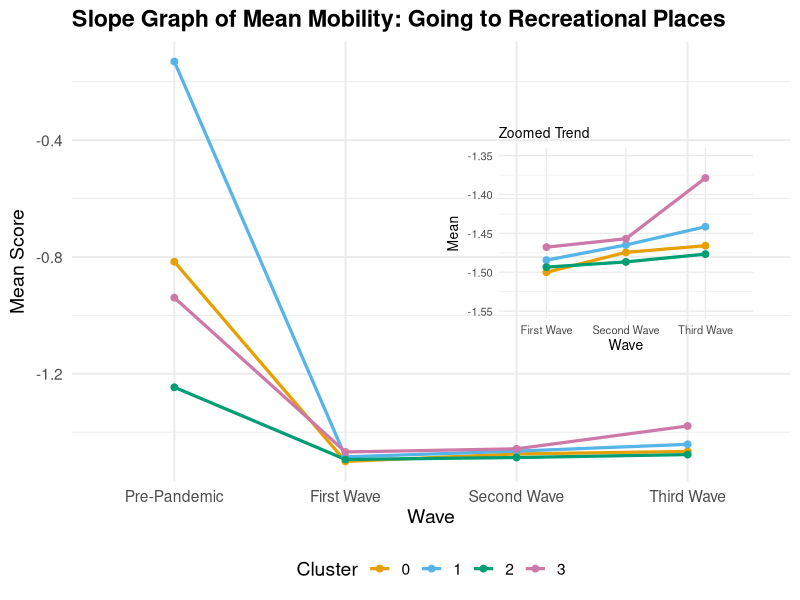
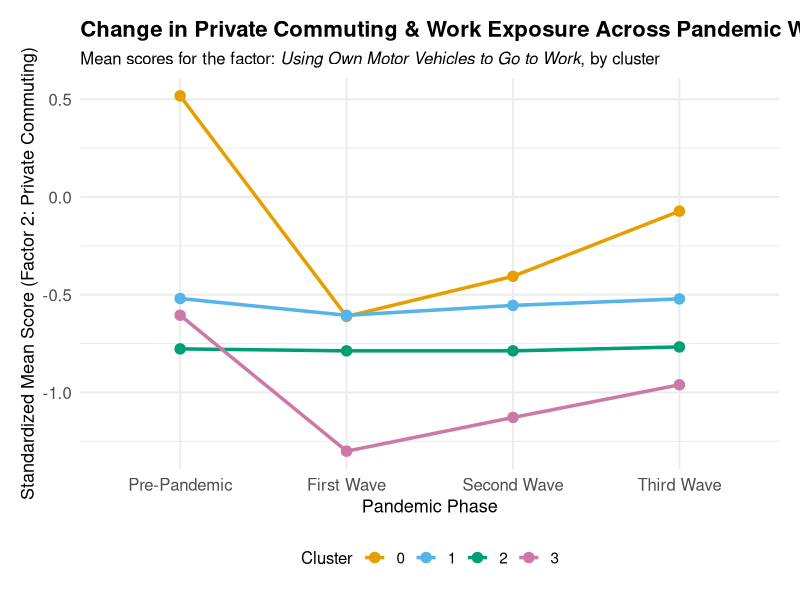
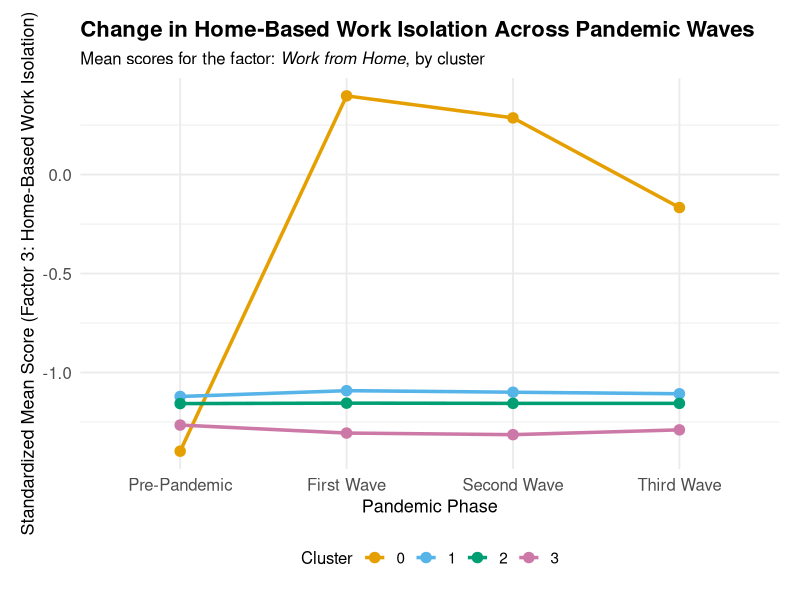

These charts were generated, in order, by the following R code:
# Libraries
library(tidyverse)
library(ggforce)
library(ggtext)
library(readr)
library(cowplot)

# Data
pre <- read_csv("data/input/PrePandemic.csv",show_col_types = FALSE)
first <- read_csv("data/input/First_Wave.csv",show_col_types = FALSE)
second <- read_csv("data/input/Second_Wave.csv",show_col_types = FALSE)
third <- read_csv("data/input/Third_Wave.csv", show_col_types = FALSE)

# Factor 1

# Step 2: Compute mean per cluster for the factor "going to recreational places"
get_means <- function(df, wave_name) {
  df %>%
    group_by(cluster) %>%
    summarise(Mean = mean(`going to recreational places`, na.rm = TRUE)) %>%
    mutate(Wave = wave_name)
}

pre_means <- get_means(pre, "Pre-Pandemic")
first_means <- get_means(first, "First Wave")
second_means <- get_means(second, "Second Wave")
third_means <- get_means(third, "Third Wave")

# Combine into one dataframe
all_means <- bind_rows(pre_means, first_means, second_means, third_means)

# Ensure Wave is ordered
all_means$Wave <- factor(all_means$Wave, levels = c("Pre-Pandemic", "First Wave", "Second Wave", "Third Wave"))

palette_cb <- c("#E69F00", "#56B4E9", "#009E73", "#CC79A7")

# Ensure ordered factor
all_means$Wave <- factor(all_means$Wave, levels = c("Pre-Pandemic", "First Wave", "Second Wave", "Third Wave"))

# Main slope graph
main_plot <- ggplot(all_means, aes(x = Wave, y = Mean, group = factor(cluster), color = factor(cluster))) +
  geom_line(size = 1.1) +
  geom_point(size = 2) +
  labs(
    title = "Slope Graph of Mean Mobility: Going to Recreational Places",
    x = "Wave",
    y = "Mean Score",
    color = "Cluster"
  ) +
  scale_color_manual(values = palette_cb) +
  theme_minimal(base_size = 14) +
  theme(
    plot.title = element_text(face = "bold"),
    legend.position = "bottom"
  )

# Zoomed plot (only from First Wave onward)
zoom_df <- all_means %>% filter(Wave %in% c("First Wave", "Second Wave", "Third Wave"))

zoom_plot <- ggplot(zoom_df, aes(x = Wave, y = Mean, group = factor(cluster), color = factor(cluster))) +
  geom_line(size = 1.1) +
  geom_point(size = 2) +
  labs(title = "Zoomed Trend", x = "Wave", y = "Mean") +
  scale_color_manual(values = palette_cb) +
  theme_minimal(base_size = 10) +
  theme(
    legend.position = "none",
    plot.title = element_text(size = 10)
  ) +
  coord_cartesian(ylim = c(-1.55, -1.35))

# Combine main + inset
final_plot <- ggdraw() +
  draw_plot(main_plot) +
  draw_plot(zoom_plot, x = 0.55, y = 0.4, width = 0.4, height = 0.4)

# Save output
ggsave("data/output/Factor1.png", plot = final_plot, width = 10, height = 6, dpi = 600, bg = "white")

# Factor 2
# Step 2: Define the variable for Factor 2
target_var <- "using own motor vehicles to going to work"

# Step 3: Function to calculate cluster means
get_means <- function(df, wave_label) {
  df %>%
    group_by(cluster) %>%
    summarise(Mean = mean(.data[[target_var]], na.rm = TRUE)) %>%
    mutate(Wave = wave_label)
}

# Step 4: Get mean values for each wave
means_pre <- get_means(pre, "Pre-Pandemic")
means_first <- get_means(first, "First Wave")
means_second <- get_means(second, "Second Wave")
means_third <- get_means(third, "Third Wave")

# Step 5: Combine into a tidy dataframe
motor_means <- bind_rows(means_pre, means_first, means_second, means_third)

# Order wave factor for plotting
motor_means$Wave <- factor(motor_means$Wave, levels = c("Pre-Pandemic", "First Wave", "Second Wave", "Third Wave"))

# Colorblind-safe palette
palette_cb <- c("#E69F00", "#56B4E9", "#009E73", "#CC79A7")

# Step 6: Plot (without value labels)
motor_plot <- ggplot(motor_means, aes(x = Wave, y = Mean, group = factor(cluster), color = factor(cluster))) +
  geom_line(linewidth = 1.2) +
  geom_point(size = 3.2) +
  scale_color_manual(values = palette_cb) +
  labs(
    title = "Change in Private Commuting & Work Exposure Across Pandemic Waves",
    subtitle = "Mean scores for the factor: <i>Using Own Motor Vehicles to Go to Work</i>, by cluster",
    x = "Pandemic Phase",
    y = "Standardized Mean Score (Factor 2: Private Commuting)",
    color = "Cluster"
  ) +
  theme_minimal(base_size = 14) +
  theme(
    plot.title = element_text(face = "bold", size = 16),
    plot.subtitle = element_markdown(size = 12),
    axis.title = element_text(size = 13),
    axis.text = element_text(size = 12),
    legend.position = "bottom",
    legend.title = element_text(size = 12),
    legend.text = element_text(size = 11),
    plot.margin = margin(15, 15, 15, 15)
  )

# Step 7: Save the cleaned plot
ggsave("data/output/Factor2.png", plot = motor_plot, width = 10, height = 6, dpi = 600, bg = "white")

# Factor 3
# Step 2: Define the variable for Factor 3
target_var <- "work from home"

# Step 3: Function to compute mean by cluster
get_means <- function(df, wave_label) {
  df %>%
    group_by(cluster) %>%
    summarise(Mean = mean(.data[[target_var]], na.rm = TRUE)) %>%
    mutate(Wave = wave_label)
}

# Step 4: Calculate means for all waves
means_pre <- get_means(pre, "Pre-Pandemic")
means_first <- get_means(first, "First Wave")
means_second <- get_means(second, "Second Wave")
means_third <- get_means(third, "Third Wave")

# Step 5: Combine all into one tidy data frame
home_means <- bind_rows(means_pre, means_first, means_second, means_third)

# Step 6: Convert Wave into ordered factor
home_means$Wave <- factor(home_means$Wave, levels = c("Pre-Pandemic", "First Wave", "Second Wave", "Third Wave"))

# Define colorblind-friendly palette
palette_cb <- c("#E69F00", "#56B4E9", "#009E73", "#CC79A7")

# Step 7: Plot the slope graph
home_plot <- ggplot(home_means, aes(x = Wave, y = Mean, group = factor(cluster), color = factor(cluster))) +
  geom_line(linewidth = 1.2) +
  geom_point(size = 3.2) +
  scale_color_manual(values = palette_cb) +
  labs(
    title = "Change in Home-Based Work Isolation Across Pandemic Waves",
    subtitle = "Mean scores for the factor: <i>Work from Home</i>, by cluster",
    x = "Pandemic Phase",
    y = "Standardized Mean Score (Factor 3: Home-Based Work Isolation)",
    color = "Cluster"
  ) +
  theme_minimal(base_size = 14) +
  theme(
    plot.title = element_text(face = "bold", size = 16),
    plot.subtitle = element_markdown(size = 12),
    axis.title = element_text(size = 13),
    axis.text = element_text(size = 12),
    legend.position = "bottom",
    legend.title = element_text(size = 12),
    legend.text = element_text(size = 11),
    plot.margin = margin(15, 15, 15, 15)
  )

# Step 8: Save the final plot
ggsave("data/output/Factor3.png", plot = home_plot, width = 10, height = 6, dpi = 600, bg = "white")
